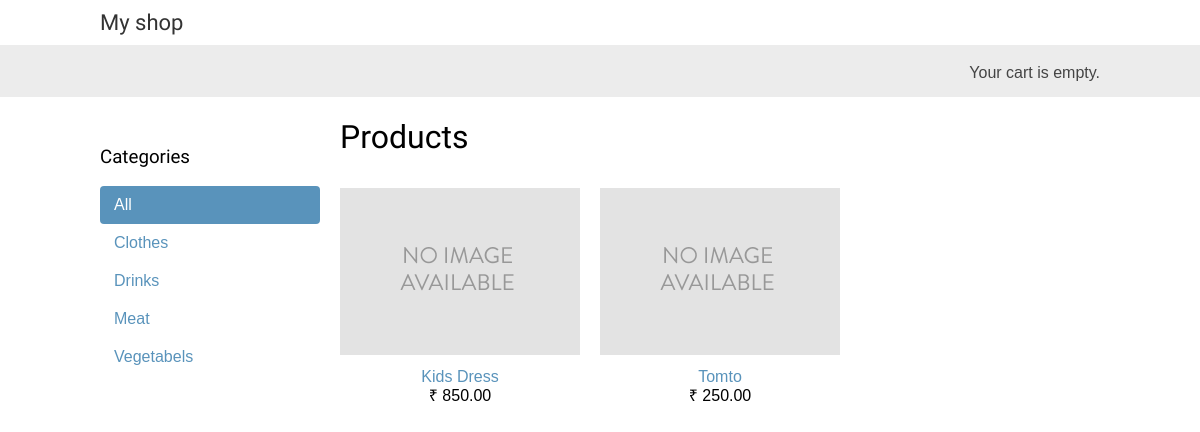
The page / on the database its author committed.
### shop/models.py (models this page shows, shortened)
class Category(models.Model):
    name = models.CharField(max_length=200,db_index=True)
    slug = models.SlugField(max_length=200,unique=True)
    class Meta:
        ordering = ('name',)
        verbose_name = 'category'
        verbose_name_plural = 'categories'
    def get_absolute_url(self):
        return reverse('shop:product_list_by_category',args=[self.slug])

class Product(models.Model):
    category = models.ForeignKey(Category,related_name='products',on_delete=models.CASCADE)
    name = models.CharField(max_length=200, db_index=True)
    slug = models.SlugField(max_length=200, db_index=True)
    image = models.ImageField(upload_to='products/%Y/%m/%d',blank=True)
    description = models.TextField(blank=True)
    price = models.DecimalField(max_digits=10, decimal_places=2)
    available = models.BooleanField(default=True)
    created = models.DateTimeField(auto_now_add=True)
    updated = models.DateTimeField(auto_now=True)
    class Meta:
        ordering = ('name',)
        index_together = (('id', 'slug'),)
    def get_absolute_url(self):
        return reverse('shop:product_detail',args=[self.id, self.slug])

### shop/views.py (the view)
# urls.py: path('', views.product_list, name='product_list'),
def product_list(request, category_slug=None):
    category = None
    categories = Category.objects.all()
    products = Product.objects.filter(available=True)
    if category_slug:
        category = get_object_or_404(Category, slug=category_slug)
        products = products.filter(category=category)
    return render(request,'shop/product/list.html',{'category': category,'categories': categories,'products': products})

### cart/cart.py (called while the page is built)
    def __len__(self):
        return sum(item['quantity'] for item in self.cart.values())

### cart/context_processors.py (called while the page is built)
def cart(request):
    return {'cart': Cart(request)}

### templates/shop/product/list.html (shortened to what this page needs)
{% extends "shop/base.html" %}
{% load static %}
{% block content %}
    <div id="sidebar">
        <h3>Categories</h3>
        <ul>
            <li {% if not category %}class="selected"{% endif %}>
                <a href="{% url "shop:product_list" %}">All</a>
            </li>
            {% for c in categories %}
                <li >
                    <a href="{{ c.get_absolute_url }}">{{ c.name }}</a>
                </li>
            {% endfor %}
        </ul>
    </div>
    <div id="main" class="product-list">
        <h1>{% if category %}{{ category.name }}{% else %}Products
        {% endif %}</h1>
        {% for product in products %}
            <div class="item">
                <a href="{{ product.get_absolute_url }}">
                    <img src="{% if product.image %}{{ product.image.url }}{%else %}{% static "img/no_image.png" %}{% endif %}">
                </a>
                <a href="{{ product.get_absolute_url }}">{{ product.name }}</a>
                <br>
                &#8377; {{ product.price }}
            </div>
        {% endfor %}
    </div>
{% endblock %}

### static/css/base.css (style rules this page uses)
body { margin:0; padding:0; font-family:helvetica, sans-serif; }
h1, h2, h3, h4, h5 , h6 { font-family: 'Ubuntu', sans-serif; font-weight:normal; }
a { text-decoration:none; color:#5993bb; }
#sidebar { width:220px; padding:30px 20px 0 0; float:left; }
#sidebar ul { margin:0; padding:0; }
#sidebar ul li { margin:0; list-style:none; padding:10px 14px; }
#sidebar ul li a { display:block; }
#sidebar ul li.selected { background:#5993bb; border-radius:4px; }
#sidebar ul li.selected a { color:#fff; }
#main { float:left; width: 96%; margin-right:-220px; overflow:hidden; }
.product-list .item { width:25%; padding:10px 20px 10px 0; float:left; text-align:center; line-height:1.2; }
.product-list .item img { width:100%; margin-bottom:8px; }

### rows shown on the page
Category: name "Clothes"
Category: name "Drinks"
Category: name "Meat"
Category: name "Vegetabels"
Product: name "Kids Dress", price "850.00"
Product: name "Tomto", price "250.00"
